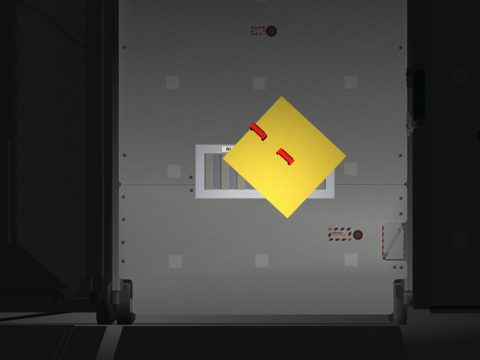
#> input picture tasks/space/freeflyer_uncrewed_station_caretaking/tests/review/observability/hidden_h2xp_0/blocked_1.0m.jpg, 480 x 360 px
$ python -i perceive.py   (imports and definitions only)
#> lines starting #> are read from the running program, lines starting #| are printed output that depends on the picture; after the words box and inside, x2 and y2 are one past the last pixel; in counts of white or black regions, pixels touching at a corner belong together
"""Classical, deterministic perception for the localisation check (round 4, spec section 5.3): NumPy and OpenCV from
/opt/venv only, nothing trained. Every function takes delivered frames, the manifest's sensor entries and the robots'
own numbers (never the true state); `check_localisation.py` scores what they return against the true state.

- geometry: a sensor's world pose from its body's pose and its mount (`sensor_pose`), pixel rays (`pixel_ray`), a ray
  on a plane (`ray_plane`), rays triangulated (`triangulate`);
- the vehicle's start pose by landmark fit on the twin map (`fit_start_pose`: x, y, heading, the camera height known);
- colour blobs (`blob`: HSV thresholds, the largest connected component), line fits (`line_angle`), thermal blobs;
- lidar points in the world with the robot's own returns masked (`lidar_points`), clusters near an expected place.
"""

import math

import numpy as np

try:
    import cv2
except ImportError:  # (the host's checks import the geometry without OpenCV)
    cv2 = None


# --------------------------------------------------------------------------------------------- geometry
# [12 lines left out: functions qmul, rotm, not called in this run]


def quat_z(a):
    return np.array([math.cos(a / 2), 0.0, 0.0, math.sin(a / 2)])


# [255 lines left out: functions sensor_pose, pixel_ray, project, ray_plane, triangulate, blob and 8 more, not called in this run]


def edge_map(rgb, lo=40, hi=120, blur=1.2):
    """A frame's distance transform to its Canny edges (px)."""
#> called with lo = 40, hi = 120, blur = 1.2
    g = cv2.cvtColor(np.ascontiguousarray(rgb[..., :3]), cv2.COLOR_RGB2GRAY)
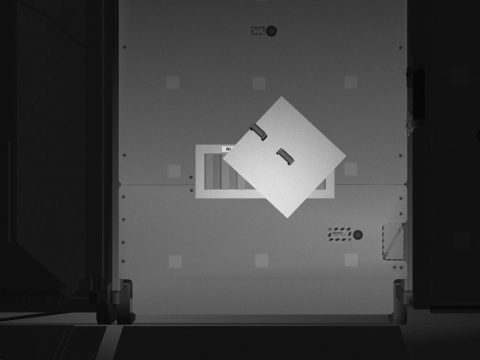
#> g: shape (360, 480); min 4, max 234, mean 63.4
    g = cv2.GaussianBlur(g, (0, 0), blur)
    e = cv2.Canny(g, lo, hi)
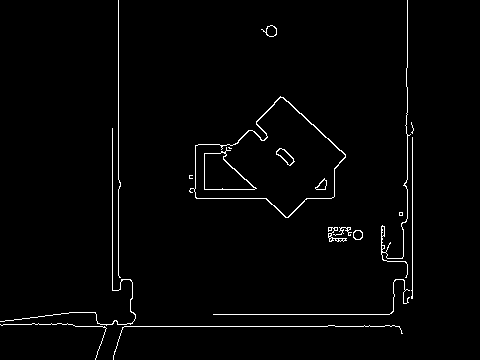
#> e: shape (360, 480); 1.8% white in thin lines or dots, all inside (x1, y1, x2, y2) = (0, 0, 414, 360)
    return cv2.distanceTransform(255 - e, cv2.DIST_L2, 3).astype(np.float32), e


# [61 lines left out: functions chamfer, fit_pose, vehicle_body, not called in this run]


# --------------------------------------------------------------------------------------------- the vehicle's arm (FK)
class Chain:
    """Forward kinematics of the vehicle's articulation from the program's own scene (pxr): the joints' frames on
    their two bodies (localPos/localRot), revolute about the joint frame's axis by the encoder's position. `pose(body,
    joints)` gives a body's pose in the root body's frame (position, quaternion w, x, y, z)."""

    # [40 lines left out: functions __init__, pose, not called in this run]

    def bodies_under(self, prefix):
        return sorted({b for b in self.parent if b.startswith(prefix)} | {p[0] for b, p in self.parent.items() if p[0].startswith(prefix)})

    # [120 lines left out: functions segments, own_mask, _box_local, visible_edges, not called in this run]

>>> import cv2
>>> picture = cv2.cvtColor(cv2.imread('../../../../space/freeflyer_uncrewed_station_caretaking/tests/review/observability/hidden_h2xp_0/blocked_1.0m.jpg'), cv2.COLOR_BGR2RGB)
>>> result = edge_map(picture)

$ run again, on tasks/space/freeflyer_uncrewed_station_caretaking/tests/review/observability/hidden_h2xp_0/blocked_2.0m.jpg
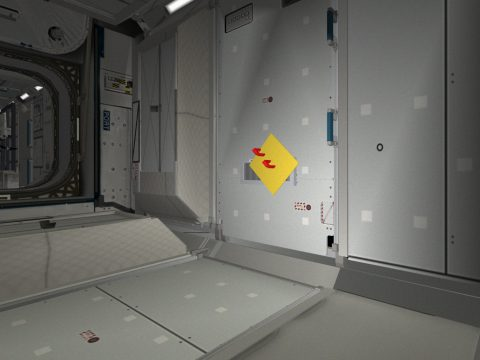
#> input picture tasks/space/freeflyer_uncrewed_station_caretaking/tests/review/observability/hidden_h2xp_0/blocked_2.0m.jpg, 480 x 360 px
#> in edge_map, `e = cv2.Canny(g, lo, hi)`:
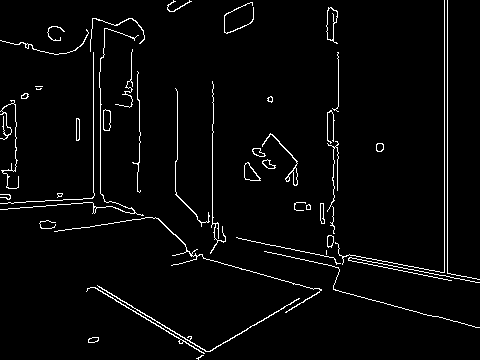
#> e: shape (360, 480); 3.1% white in thin lines or dots

$ run again, on tasks/space/freeflyer_uncrewed_station_caretaking/tests/review/observability/hidden_h2xp_0/item_pouch_1_1.0m.jpg
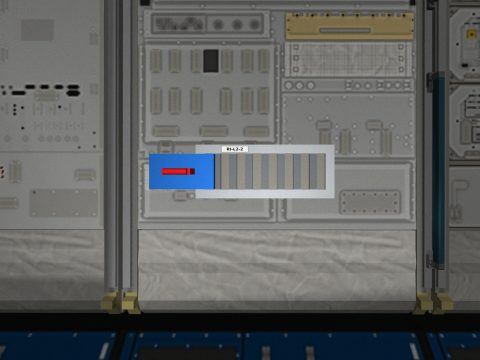
#> input picture tasks/space/freeflyer_uncrewed_station_caretaking/tests/review/observability/hidden_h2xp_0/item_pouch_1_1.0m.jpg, 480 x 360 px
#> in edge_map, `g = cv2.cvtColor(np.ascontiguousarray(rgb[..., :3]), cv2.COLOR_RGB2GRAY)`:
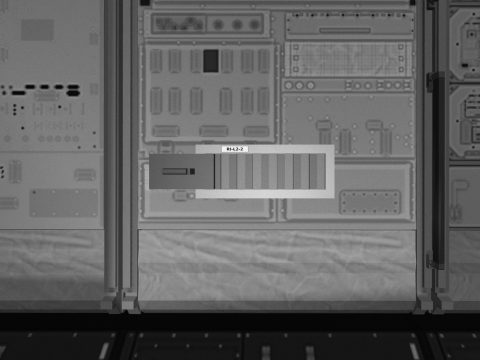
#> g: shape (360, 480); min 0, max 255, mean 97.8
#> in edge_map, `e = cv2.Canny(g, lo, hi)`:
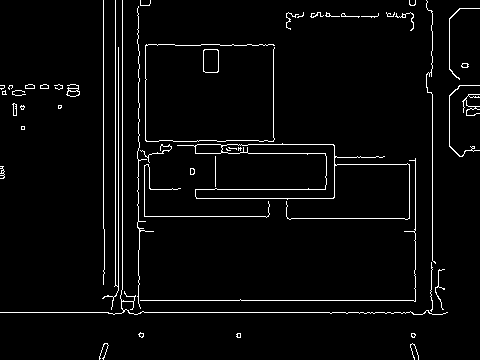
#> e: shape (360, 480); 3.4% white in thin lines or dots
